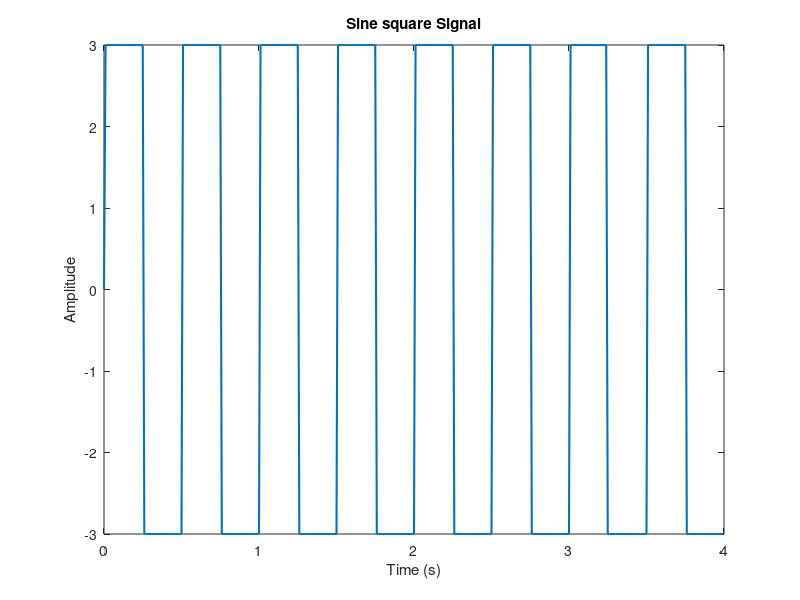

MATLAB code for this plot:
f = 2;
amp = 3;
d = 4;
Fs = 100;

t = 0: 1/Fs : d-1/Fs;

square_wave = sign(sin(2*pi*f*t));
x = amp * square_wave;
plot(t, x, 'LineWidth', 1.5);
xlabel('Time (s)');
ylabel('Amplitude');
title('Sine square Signal');